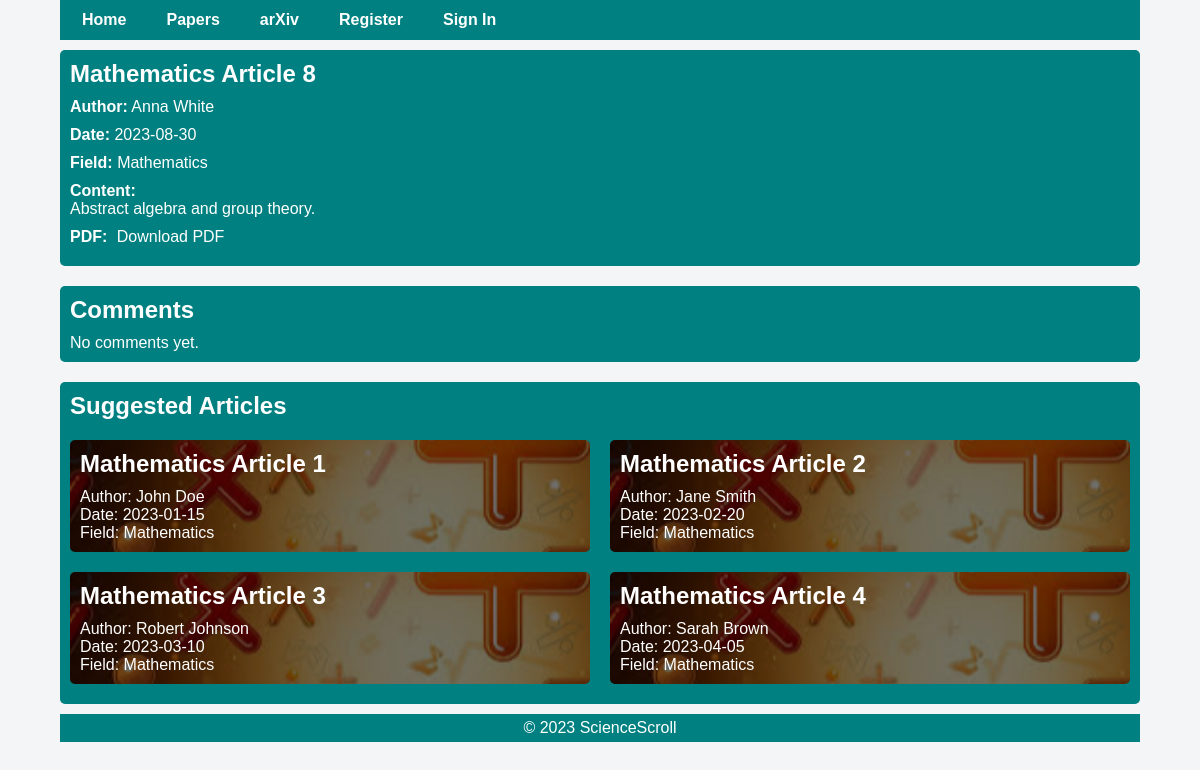
/index.php?id=8, run on the app's committed database.
### tables this page shows
CREATE TABLE articles (
    id INT AUTO_INCREMENT PRIMARY KEY,
    title VARCHAR(255) NOT NULL,
    author VARCHAR(100) NOT NULL,
    date DATE NOT NULL,
    field VARCHAR(50) NOT NULL,
    content TEXT NOT NULL,
    pdf_filename VARCHAR(255),
    archive tinyint(1) NOT NULL
);

### view_article.php (the view, shortened to what this page needs)
<?php
require 'config.php';
if (isset($_GET['id'])) {
    $articleId = $_GET['id'];
    $getArticleQuery = "SELECT title, author, date, field, content, pdf_filename FROM articles WHERE id = ?";
    $stmt = $dbc->prepare($getArticleQuery);
    $stmt->bind_param("i", $articleId);
    $stmt->execute();
    $result = $stmt->get_result();
    if ($result->num_rows == 1) {
        $article = $result->fetch_assoc();
    } else {
        header("Location: index.php?menu=6");
        exit();
    }
    $getCommentsQuery = "SELECT comments.id, users.username, comments.comment, comments.timestamp
                        FROM comments
                        JOIN users ON comments.user_id = users.id
                        WHERE comments.article_id = ?";
    $stmt = $dbc->prepare($getCommentsQuery);
    $stmt->bind_param("i", $articleId);
    $stmt->execute();
    $commentsResult = $stmt->get_result();
} else {
    header("Location: articles.php");
    exit();
}
?>
<div class='content'>
<h1><?php echo $article['title']; ?></h1>
<p class='marginzabot'><strong>Author:</strong> <?php echo $article['author']; ?></p>
<p class='marginzabot'><strong>Date:</strong> <?php echo $article['date']; ?></p>
<p class='marginzabot'><strong>Field:</strong> <?php echo $article['field']; ?></p>
<p class='marginzabot'><strong>Content:</strong><br><?php echo $article['content']; ?></p>
<?php if (!empty($article['pdf_filename'])): ?>
    <p class='marginzabot'><strong>PDF:</strong> <a id="links" href="uploads/<?php echo $article['pdf_filename']; ?>" download>Download PDF</a></p>
<?php endif; ?>
</div>
<div id="comments-section">
<h2>Comments</h2>
<?php
if (isset($commentsResult) && $commentsResult->num_rows > 0) {
    while ($comment = $commentsResult->fetch_assoc()) {
        $commentID = $comment['id'];
        $commentTimestamp = $comment['timestamp'];
        $commentUsername = $comment['username'];
        $commentText = $comment['comment'];
        echo "<p><strong>{$commentUsername}</strong> - <em>{$commentTimestamp}</em><br>{$commentText}</p>";
        if (isset($_SESSION['username']) && $_SESSION['username'] == $commentUsername) {
            echo "<form method='post'>
                <input type='hidden' name='delete_comment_id' value='{$commentID}'>
                <input type='submit' class='my-button marginzatop' value='Delete' id='delete' name='delete'>
                </form>";
        }
    }
} else {
    echo "No comments yet.";
}
?>
</div>
<div class='content'>
<?php
echo "<h2>Suggested Articles</h2>";
echo "<div id='articles-container'>";
$suggestedArticlesQuery = "SELECT id, title, author, date, field FROM articles WHERE field = ? AND id != ? LIMIT 4";
$stmt = $dbc->prepare($suggestedArticlesQuery);
$stmt->bind_param("si", $article['field'], $articleId);
$stmt->execute();
$suggestedArticlesResult = $stmt->get_result();
if ($suggestedArticlesResult->num_rows > 0) {
    while ($suggestedArticle = $suggestedArticlesResult->fetch_assoc()) {
        $suggestedArticleId = $suggestedArticle['id'];
        $suggestedArticleTitle = $suggestedArticle['title'];
        $suggestedArticleAuthor = $suggestedArticle['author'];
        $suggestedArticleDate = $suggestedArticle['date'];
        $suggestedArticleField = $suggestedArticle['field'];
        $fieldClass = '';
            if ($suggestedArticleField === "Physics") {
                $fieldClass = 'physics';
            } elseif ($suggestedArticleField === "Mathematics") {
                $fieldClass = 'mathematics';
            } elseif ($suggestedArticleField === "Quantitative Biology") {
                $fieldClass = 'biology';
            } elseif ($suggestedArticleField === "Computer Science") {
                $fieldClass = 'cs';
            } elseif ($suggestedArticleField === "Quantitative Finance") {
                $fieldClass = 'finance';
            } elseif ($suggestedArticleField === "Statistics") {
                $fieldClass = 'statistics';
            } elseif ($suggestedArticleField === "Electrical Engineering and Systems Science") {
                $fieldClass = 'electronic';
            } elseif ($suggestedArticleField === "Economics") {
                $fieldClass = 'economics';
            }
        echo "<div class='pageart'>";
        echo "<div class='pagearticles article $fieldClass'>";
        echo "<h2><a href='index.php?id=$suggestedArticleId'>$suggestedArticleTitle</a></h2>";
        echo "<p>Author: $suggestedArticleAuthor</p>";
        echo "<p>Date: $suggestedArticleDate</p>";
        echo "<p>Field: $suggestedArticleField</p>";
        echo "</div>";
        echo "</div>";
    }
} else {
    echo "No suggested articles available in this category.";
}
echo "</div>";
?>
</div>

### css/style.css (style rules this page uses)
* { margin: 0; padding: 0; box-sizing: border-box; font-family: Arial; }
body { width: 90%; margin: 0 auto; background-color: #f4f5f6; }
.mathematics { background-image: url('../images/mathematics.png'); }
h2 > a { color: white; text-decoration: none; }
.article { background-size: cover; background-repeat: no-repeat; background-position: center center; padding: 10px; margin-bottom: 10px; margin-top: 10px; border-radius: 5px; }
.pagearticles { width: 100%; }
.pageart { width: calc(50% - 10px); }
.content { background-color: teal; color: white; width: 100%; padding: 10px; margin-top: 10px; border-radius: 5px; }
#articles-container { display: flex; flex-wrap: wrap; justify-content: space-between; }
#links { color: white; text-decoration: none; margin-left: 5px; }
#comments-section { background-color: teal; color: white; padding: 10px; border-radius: 5px; margin-top: 20px; }
.content > h1,h2 { margin-bottom: 10px; }
.marginzabot { margin-bottom: 10px; }

### data on the page
articles: title "Mathematics Article 8", author "Anna White", date "2023-08-30", field "Mathematics", content "Abstract algebra and group theory."
articles: title "Mathematics Article 1", author "John Doe", date "2023-01-15", field "Mathematics"
articles: title "Mathematics Article 2", author "Jane Smith", date "2023-02-20", field "Mathematics"
articles: title "Mathematics Article 3", author "Robert Johnson", date "2023-03-10", field "Mathematics"
articles: title "Mathematics Article 4", author "Sarah Brown", date "2023-04-05", field "Mathematics"
